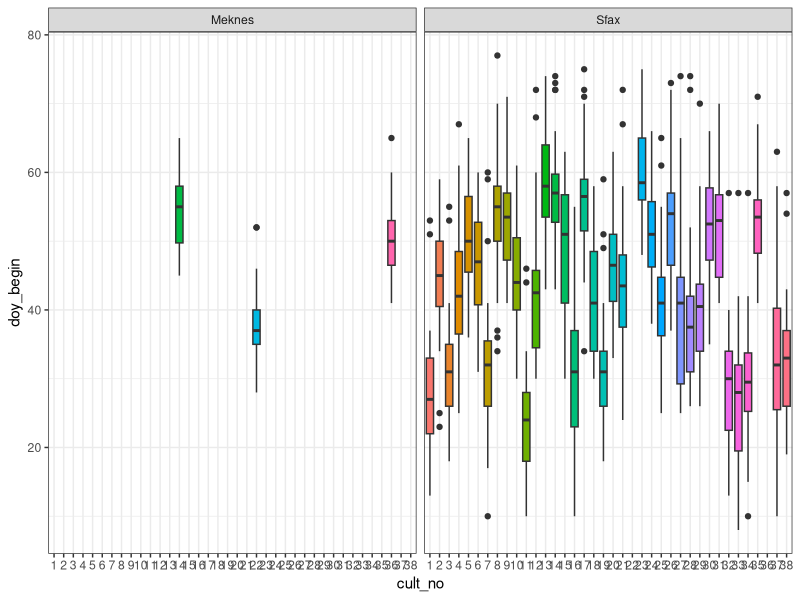
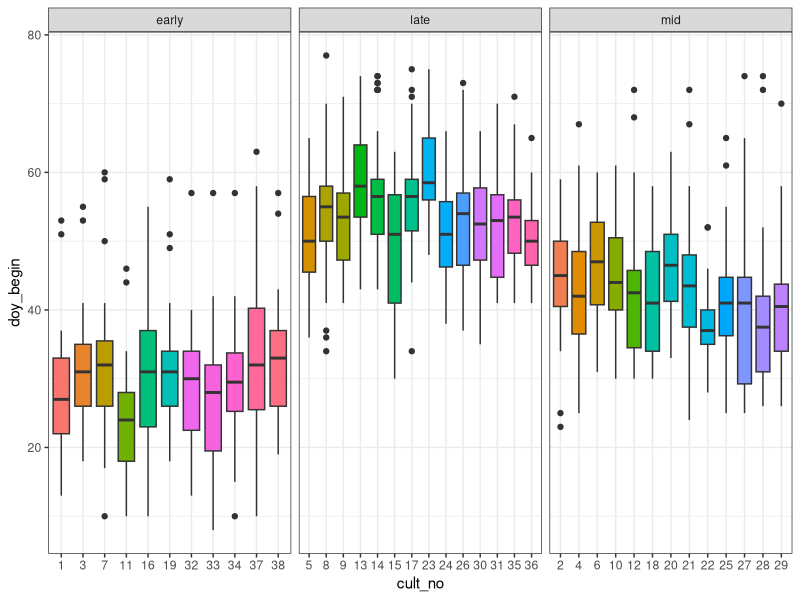

These figures' R source, in order: (Note: this script raises an error after producing the figures.)
library(tidyverse)

adamedor <- read.csv('data/combined_phenological_data_adamedor_clean.csv')

adamedor_sum <- adamedor %>% 
  group_by(species, cultivar) %>% 
  summarise(n = n(),
            locations = length(unique(location)),
            countries = length(unique(country)))

almond_cult <- adamedor_sum %>% 
  filter(species == 'Almond', 
         n >= 20) %>% 
  dplyr::pull(cultivar)



#take all almond data

almond_sub <- adamedor %>% 
  filter(species == 'Almond',
         cultivar %in% almond_cult) %>% 
  drop_na(begin_flowering_f5) %>% 
  mutate(begin_flowering_f5 = lubridate::ymd(begin_flowering_f5)) %>% 
  mutate(doy_begin = lubridate::yday(begin_flowering_f5))


almond_sub %>% 
  mutate(cult_no = as.factor(as.numeric(as.factor(cultivar)))) %>% 
  ggplot(aes(x = cult_no, y = doy_begin, fill = cultivar)) +
  geom_boxplot() + 
  theme_bw() + 
  theme(legend.position = 'none') +
  facet_grid(~location)


bloom_category <- data.frame(cult_no = c(c(1, 3, 7, 11, 16, 19, 32, 33, 34, 37, 38),
                                         c(29:27, 25, 21, 20, 18, 12, 10, 4, 6, 2, 22),
                                         c(8, 9, 13:15, 17, 23, 14, 24, 26, 30, 31, 35, 36, 5)),
                             bloom_cat = c(rep('early', 11), 
                                           rep('mid', 13),
                                           rep('late', 15)))


almond_sub %>% 
  mutate(cult_no = as.factor(as.numeric(as.factor(cultivar)))) %>% 
  merge.data.frame(bloom_category, by = 'cult_no', all.x = TRUE) %>% 
  ggplot(aes(x = cult_no, y = doy_begin, fill = cultivar)) + 
  geom_boxplot() + 
  theme_bw() + 
  theme(legend.position = 'none') +
  facet_grid(~bloom_cat, scales = 'free_x')



quan_df <- almond_sub %>% 
  group_by(cultivar) %>% 
  summarise(up = quantile(doy_begin, probs = 0.25),
            mid = median(doy_begin),
            low = quantile(doy_begin, probs = 0.75))



summed_dif <- abs(rep(quan_df$up, nrow(quan_df)) - rep(quan_df$up, each = nrow(quan_df))) + 
abs(rep(quan_df$mid, nrow(quan_df)) - rep(quan_df$mid, each = nrow(quan_df))) +  
abs(rep(quan_df$low, nrow(quan_df)) - rep(quan_df$low, each = nrow(quan_df)))

distance_matrix <- matrix(summed_dif, nrow = nrow(quan_df), ncol = nrow(quan_df), byrow = TRUE)

dist(USArrests)
distance_matrix_v2 <- dist(quan_df[,2:4], diag = TRUE, upper = TRUE)
names(distance_matrix_v2) <- make.names(quan_df$cultivar)

error.freq.hclust <- hclust(distance_matrix_v2, method = "ward.D2")
plot(error.freq.hclust, hang = -1)
rect.hclust(error.freq.hclust, 3)

quan_df$cluster <- cutree(error.freq.hclust, 3)

merge.data.frame(almond_sub, quan_df, by = 'cultivar') %>% 
  ggplot(aes(x = cultivar, y = doy_begin)) + 
  geom_boxplot() +
  facet_grid(~cluster, scales = 'free_x') +
  theme(axis.text.x = element_text(angle = 45, hjust = 1))
